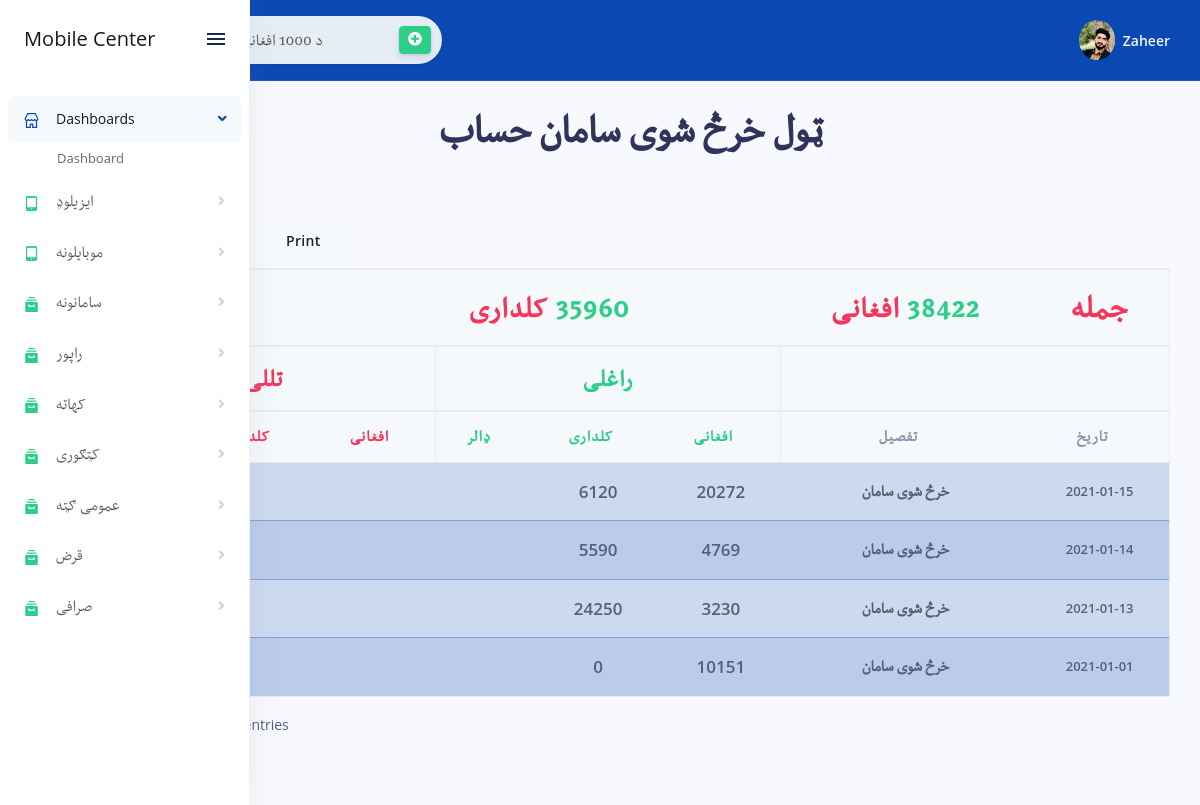
The app's page /general_report.php (signed in) with its own data.
### tables this page shows
CREATE TABLE `income` (
  `income_id` int(11) NOT NULL,
  `income_date` date NOT NULL,
  `income_category` varchar(255) DEFAULT NULL,
  `income_des` varchar(255) DEFAULT NULL,
  `Iprice_af` double DEFAULT NULL,
  `Iprice_rs` double DEFAULT NULL,
  `Iprice_dollar` double DEFAULT NULL,
  `Oprice_af` double DEFAULT NULL,
  `Oprice_rs` double DEFAULT NULL,
  `Oprice_dollar` double DEFAULT NULL
);

### general_report.php (the view, shortened to what this page needs)
<?php include "config/connectoin.php"?>
<?php include "includes/header.php";?>
<?php include "includes/sidenav.php";?>
		<div class="main-content" id="panel">
			<?php include "includes/topnav.php";?>
	<div class="container-fluid mt-3">
    <h1 class="display-2 pashtofont text-center">  ټول خرڅ شوی سامان حساب</h1>
		<div class="row">
            <div class="col-xl-12" dir="rtl">
<?php
$query = "SELECT SUM(Iprice_af) as RtotalAF,SUM(Iprice_rs) as RtotalRS,SUM(Iprice_dollar) as RtotalDollar,SUM(Oprice_af) as TtotalAF,SUM(Oprice_rs) as TtotalRS,SUM(Oprice_dollar) as TtotalDollar FROM income WHERE DATE(income_date) > '2020-09-26' AND  income_des = 'خرڅ شوی سامان'";
$querySumAF = mysqli_query($connection, $query);
while ($rows = mysqli_fetch_assoc($querySumAF)) {
    $raf = $rows['RtotalAF'];
    $rrs = $rows['RtotalRS'];
    $rd = $rows['RtotalDollar'];
    $taf = $rows['TtotalAF'];
    $trs = $rows['TtotalRS'];
    $td = $rows['TtotalDollar'];
    $grandTotalAF = $raf - $taf;
    $grandTotalRS = $rrs - $trs;
    $grandTotalDollar = $rd - $td;
}
?>
 <div class="table-responsive mt-5">
              <table class="table align-items-center table-flush table-bordered table-striped table-primary" id="search">
                <thead class="thead-light">
<tr class="text-center pashtofont text-success">
<th style="font-size:34px;" class="text-danger"> جمله  </th>
<th style="font-size:32px;" colspan="" ><span class="text-success"><?=$grandTotalAF?></span><span class="text-danger">  افغانی</span> </th>
<th style="font-size:32px;" colspan="4"><span class="text-success"><?=$grandTotalRS?></span><span class="text-danger">  کلداری</span></th>
<th style="font-size:32px;" colspan="3" ><span class="text-success"><?=$grandTotalDollar?></span><span class="text-danger">  دالر</span></th>
</tr>
<tr class="text-center pashtofont text-success">
<th></th>
<th></th>
<th colspan="3" style="font-size:26px;" class="text-success border-left border-right">راغلی</th>
<th colspan="3" style="font-size:26px;" class="text-danger border-left">تللی</th>
</tr>
<tr class="pashtofont text-center">
<th style="font-size:17px;">تاریخ</th>
<th style="font-size:17px">تفصیل</th>
<th style="font-size:17px" class="text-success border-right">افغانی</th>
<th style="font-size:17px" class="text-success">کلداری</th>
<th style="font-size:17px" class="text-success border-left">ډالر</th>
<th style="font-size:17px" class="text-danger">افغانی</th>
<th style="font-size:17px" class="text-danger">کلداری</th>
<th style="font-size:17px" class="text-danger border-left">ډالر</th>
</tr>
</thead>
<tbody class="list">
<?php
$query = "SELECT * FROM income WHERE DATE(income_date) > '2020-09-26' AND income_des = 'خرڅ شوی سامان'";
$displayIncome = mysqli_query($connection, $query);
while ($rows = mysqli_fetch_assoc($displayIncome)) {
    $incomeDate = $rows['income_date'];
    $incomeDes = $rows['income_des'];
    $incomeIAF = $rows['Iprice_af'];
    $incomeIRS = $rows['Iprice_rs'];
    $incomeIDollor = $rows['Iprice_dollar'];
    $incomeOAF = $rows['Oprice_af'];
    $incomeORS = $rows['Oprice_rs'];
    $incomeODollor = $rows['Oprice_dollar'];
    ?>
         <tr style="" class='text-center font-weight-600 '>
        <td><?=$incomeDate?></td>
            <td class="pashtofont" style="font-size:17px"><?=$incomeDes?></td>
		<td style="font-size:17px"><?=$incomeIAF?></td>
<td style="font-size:17px"><?=$incomeIRS?></td>
<td style="font-size:17px"><?=$incomeIDollor?></td>
<td class="text-danger " style="font-size:17px"><?=$incomeOAF?></td>
<td class="text-danger " style="font-size:17px"><?=$incomeORS?></td>
<td class="text-danger " style="font-size:17px"><?=$incomeODollor?></td>
        </tr>
<?php }?>
        </tbody>
    </table>
</div>
				</div>
</div>
</div>
</div>
				<?php include "includes/footer.php";?>

### css/mystyle.css (style rules this page uses)
.pashtofont { font-family: 'MyPashtoFont'; }

### includes/header.php (style rules this page uses)
body { overflow-x:hidden; }

### records on screen
income: income_date "2021-01-13", income_des "خرڅ شوی سامان", Iprice_af "3230", Iprice_rs "24250"
income: income_date "2021-01-01", income_des "خرڅ شوی سامان", Iprice_af "10151", Iprice_rs "0"
income: income_date "2021-01-14", income_des "خرڅ شوی سامان", Iprice_af "4769", Iprice_rs "5590"
income: income_date "2021-01-15", income_des "خرڅ شوی سامان", Iprice_af "20272", Iprice_rs "6120"

### other values on screen
$_SESSION['username'] "Zaheer"
$grandTotalAF "38422"
$grandTotalRS "35960"
